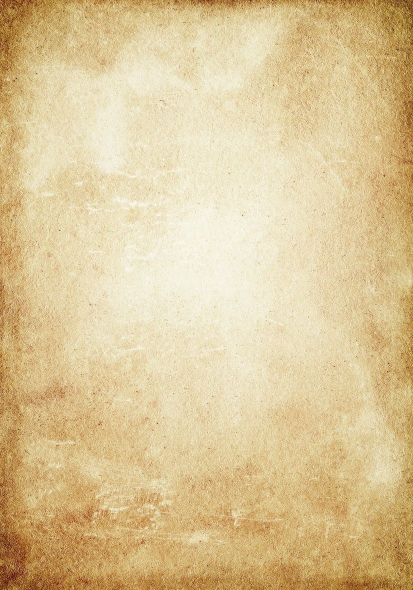
#> input picture MalkovaMM/1_ImageProcessing/images/texture.jpg, 826 x 1180 px (shown at 1/2 size)
$ python main.py --image images/texture.jpg --output out.png --filter resize   (older library calls are emulated)
#> lines starting #> are read from the running program, lines starting #| are printed output that depends on the picture
### MalkovaMM/1_ImageProcessing/utils.py
import cv2
from pathlib import Path


def read_image(image_path):
#> called with image_path = 'images/texture.jpg'
    path = Path(image_path)
    if not path.exists():
        raise FileNotFoundError(f"Файл {image_path} не найден")
    image = cv2.imread(str(path))
#> image is the input picture: shape (1180, 826, 3); mean B, G, R 151.2, 197.6, 219.8
    if image is None:
        raise ValueError(f"Не удалось прочитать изображение {image_path}")
    return image

### MalkovaMM/1_ImageProcessing/image_processing.py
import abc
import numpy as np
import cv2


class ImageFilter(abc.ABC):
    def __init__(self, image, params=None):
        self.image = image
        self.params = params

    @staticmethod
    def get_filter(image, filter_type):
        if filter_type == 'resize':
            return Resize(image)
        elif filter_type == 'grayscale':
            return Grayscale(image)
        elif filter_type == 'antique':
            return Antique(image)
        elif filter_type == 'fadecolor':
            return FadeColor(image)
        elif filter_type == 'imitfilm':
            return ImitFilm(image)
        elif filter_type == 'matte':
            return Matte(image)
        elif filter_type == 'noisescratches':
            return NoiseScratches(image)
        elif filter_type == 'neonlight':
            return NeonLight(image)
        else:
            raise ValueError(f'Фильтра {filter_type} не существует')

    @abc.abstractmethod
    def apply_filter(self):
        raise ValueError(f'Not implemented')


class Resize(ImageFilter):
    def __init__(self, image, params=None):
        super().__init__(image, params)

    def apply_filter(self):
        h, w, colors = self.image.shape
#> h = 1180; w = 826; colors = 3
        nh = h - (h%2)
#> nh = 1180
        nw = w - (w%2)
#> nw = 826
        nimage = self.image[:nh, :nw]
        reshaped = nimage.reshape(h//2, 2, w//2, 2, colors)
        result = reshaped.mean(axis=(1,3))
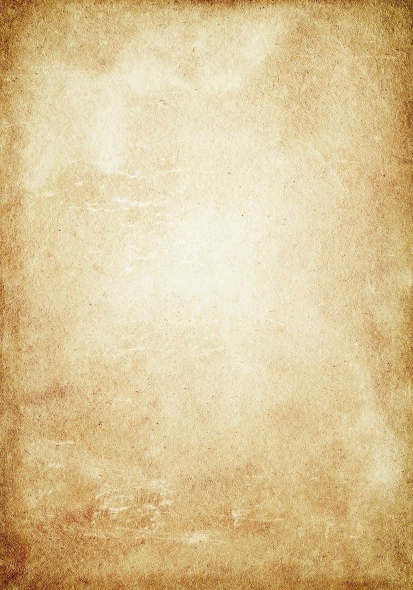
#> result: shape (590, 413, 3) float64; mean of channels 0, 1, 2 151.2, 197.6, 219.8; drawn as B, G, R
        return np.clip(result, 0, 255).astype(np.uint8)


class Grayscale(ImageFilter):
    def __init__(self, image, params=None):
        super().__init__(image, params)

    # [8 lines left out: function apply_filter, not called in this run]


class Antique(ImageFilter):
    def __init__(self, image, params=None):
        super().__init__(image, params)

    # [13 lines left out: function apply_filter, not called in this run]


class FadeColor(ImageFilter):
    def __init__(self, image, params=None):
        super().__init__(image, params)

    # [9 lines left out: function apply_filter, not called in this run]


class ImitFilm(ImageFilter):
    def __init__(self, image, params=None):
        super().__init__(image, params)

    # [11 lines left out: function apply_filter, not called in this run]


class Matte(ImageFilter):
    def __init__(self, image, params=None):
        super().__init__(image, params)

    # [11 lines left out: function apply_filter, not called in this run]


class NoiseScratches(ImageFilter):
    def __init__(self, image, params=None):
        super().__init__(image, params)

    # [12 lines left out: function apply_filter, not called in this run]


class NeonLight(ImageFilter):
    def __init__(self, image, params=None):
        super().__init__(image, params)

    # [22 lines left out: function apply_filter, not called in this run]

### MalkovaMM/1_ImageProcessing/main.py
import argparse
import sys
import logging
import cv2
from image_processing import ImageFilter
from utils import read_image

logging.basicConfig(level=logging.INFO, format='[ %(levelname)s ] %(message)s')
logger = logging.getLogger()

def cli_argument_parser():
    parser = argparse.ArgumentParser()

    parser.add_argument('-i', '--image',
                        help='путь к входному изображению',
                        type=str,
                        required=True,
                        dest='image_path')
    parser.add_argument('-o', '--output',
                        help='путь для сохранения изображения',
                        type=str,
                        required=True,
                        dest='output_path')
    parser.add_argument('-f', '--filter',
                        help='название фильтра',
                        type=str,
                        required=True,
                        choices = ['resize', 'grayscale','antique', 'fadecolor',
                        'imitfilm', 'matte', 'noisescratches', 'neonlight'],
                        dest='filter_type')

    args = parser.parse_args()

    return args


def main():
    args = cli_argument_parser()
    try:
        image = read_image(args.image_path)
        filter_processing = ImageFilter.get_filter(image, args.filter_type)
        result = filter_processing.apply_filter()
        cv2.imwrite(args.output_path, result)
        logger.info('изображение сохранено успешно')
    except Exception as ex:
        logger.error((f'{str(ex)}'))


if __name__=='__main__':
    sys.exit(main() or 0)
#> (the program exits here)
